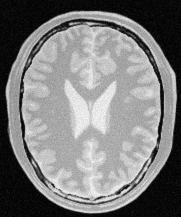
#> input picture assets/brain.png, 181 x 217 px
$ python q2_brain_window.py --input assets/brain.png
#> lines starting #> are read from the running program, lines starting #| are printed output that depends on the picture
import argparse
from pathlib import Path
import numpy as np
from PIL import Image
import matplotlib.pyplot as plt


def build_lut(xs, ys):
    xs = np.asarray(xs, dtype=np.float32)
    ys = np.asarray(ys, dtype=np.float32)
    xall = np.arange(256, dtype=np.float32)
    yall = np.interp(xall, xs, ys)
    return np.clip(yall, 0, 255).astype(np.uint8)


def apply_lut(img_u8, lut):
    return lut[img_u8]


def save_curve(lut, out_path, title):
    x = np.arange(256, dtype=np.uint8)
    plt.figure()
    plt.plot(x, lut, linewidth=2)
    plt.title(title)
    plt.xlabel("Input intensity")
    plt.ylabel("Output intensity")
    plt.grid(True, alpha=0.3)
    out_path.parent.mkdir(parents=True, exist_ok=True)
    plt.tight_layout()
    plt.savefig(out_path, dpi=150)
    plt.close()


def main():
    parser = argparse.ArgumentParser()
    parser.add_argument("--input", default=None)
    parser.add_argument("--outdir", default=None)
    args = parser.parse_args()

    script_dir = Path(__file__).resolve().parent
    in_path = Path(args.input) if args.input else (
        script_dir / "assets" / "brain.png")
    out_dir = Path(args.outdir) if args.outdir else (
        script_dir / "outputs" / "q2")
    out_dir.mkdir(parents=True, exist_ok=True)

    # Load as grayscale
    img = Image.open(in_path).convert("L")
    arr = np.array(img, dtype=np.uint8)

    # Control points chosen to boost ~[60..120] range
    xs_wm = [0,  60, 120, 255]
    ys_wm = [0,   0, 255, 255]
    lut_wm = build_lut(xs_wm, ys_wm)
    out_wm = apply_lut(arr, lut_wm)
#> in apply_lut, `return lut[img_u8]`:
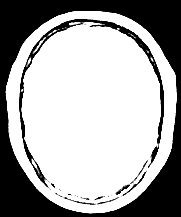
#> returned value: shape (217, 181); min 0, max 255, mean 168.1
    Image.fromarray(out_wm).save(out_dir / "brain_white_matter.png")
    save_curve(lut_wm, out_dir / "curve_white_matter.png",
               "Q2 (a): Transform for White Matter")
#> in save_curve, `plt.savefig(out_path, dpi=150)`:
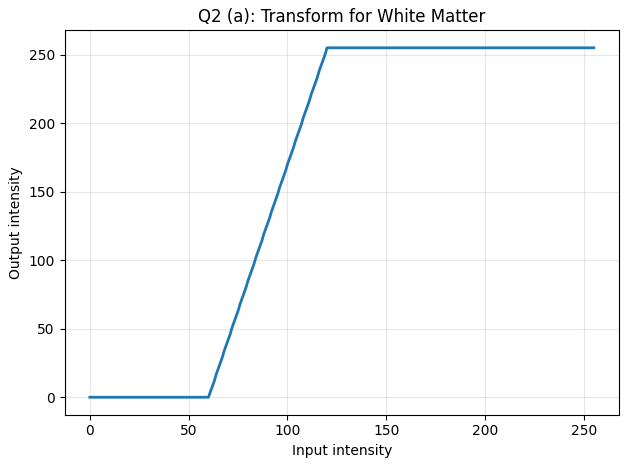
#> figure drawn by matplotlib, 1 panel; curve peaks at x = 120, y = 255

    # Control points chosen to boost ~[90..170] range
    xs_gm = [0,  90, 170, 255]
    ys_gm = [0,   0, 255, 255]
    lut_gm = build_lut(xs_gm, ys_gm)
    out_gm = apply_lut(arr, lut_gm)
#> in apply_lut (call 2), `return lut[img_u8]`:
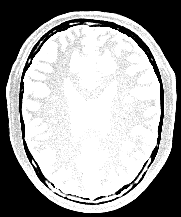
#> returned value: shape (217, 181); min 0, max 255, mean 158.4
    Image.fromarray(out_gm).save(out_dir / "brain_gray_matter.png")
    save_curve(lut_gm, out_dir / "curve_gray_matter.png",
               "Q2 (b): Transform for Gray Matter")
#> call 2 of save_curve, with lut = array of shape (256,), title = 'Q2 (b): Transform for Gray Matter'
#> in save_curve (call 2), `plt.savefig(out_path, dpi=150)`:
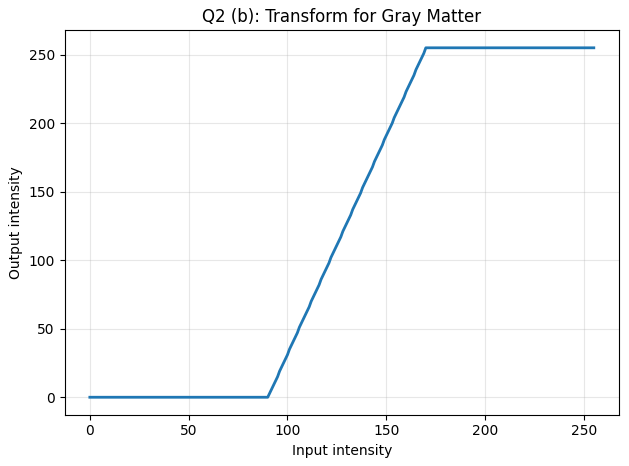
#> figure drawn by matplotlib, 1 panel; curve peaks at x = 170, y = 255

    print("Saved:")
    print("  ", out_dir / "brain_white_matter.png")
    print("  ", out_dir / "curve_white_matter.png")
    print("  ", out_dir / "brain_gray_matter.png")
    print("  ", out_dir / "curve_gray_matter.png")


if __name__ == "__main__":
    main()

$ run again, with assets/color-space.jpg saved as assets/brain.png
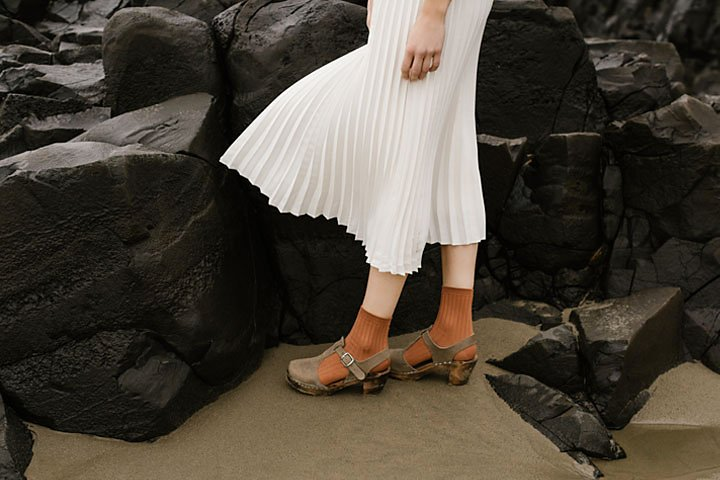
#> input picture assets/color-space.jpg, 720 x 480 px
#> in main, `img = Image.open(in_path).convert("L")`:
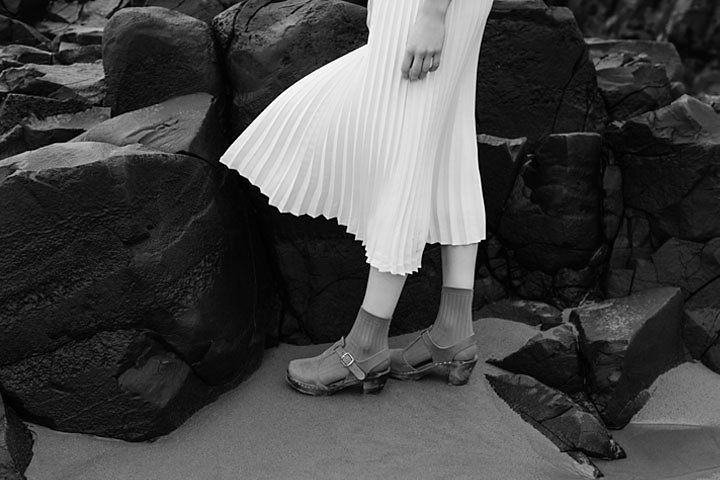
#> img: PIL image 720x480 L; min 0, max 255, mean 69.5
#> in apply_lut (call 2), `return lut[img_u8]`:
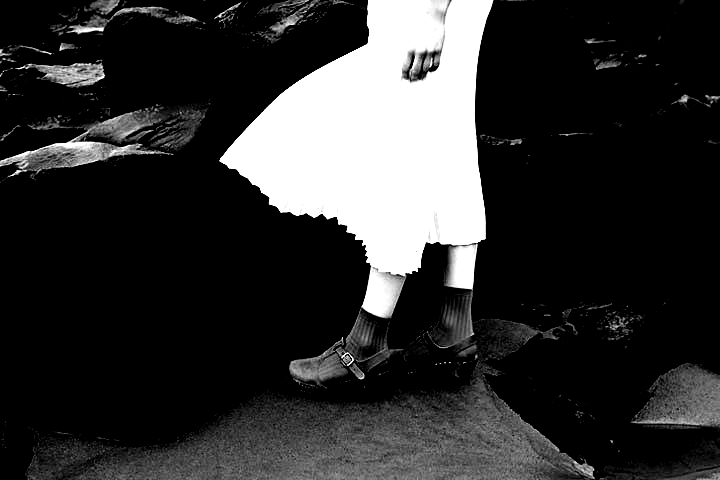
#> returned value: shape (480, 720); min 0, max 255, mean 48.5
